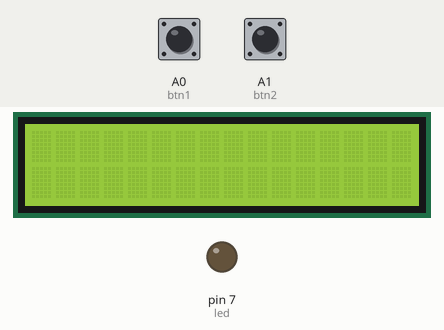
The sketch below on a simulated Arduino Uno, built with avr-gcc and run on an emulated ATmega328P. On the bench: 16×2 character LCD, output pins drawn as LEDs (lit = HIGH). The inputs (shaded band) are chosen by the test bench; at power-on: A0 (btn1) LOW, A1 (btn2) LOW.

Above: at 1.3 s.
1.4 s: A0 (btn1) pulled HIGH for 0.15 s
At 2.1 s:
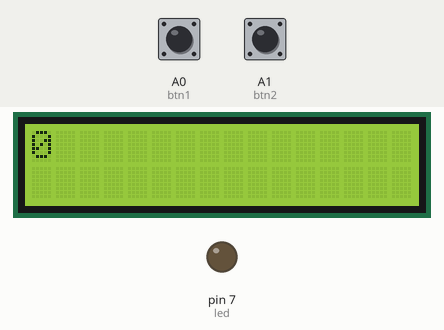
At 7.2 s:
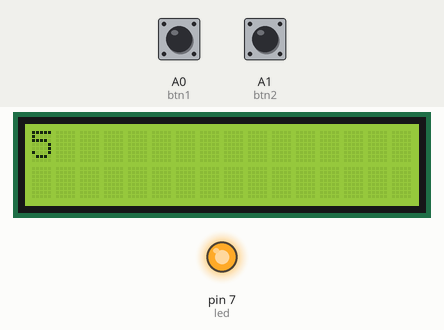
Timing chart, 0 to 8.9 s (numbered marks = the images above; inputs shaded):
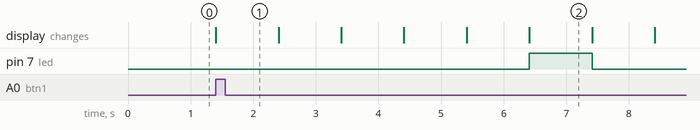

Measured:
- after the input at 1.4 s, pin 7 (led): LOW → HIGH after 5.0 s, → LOW 1.0 s later; the display: changes at once (image 1)
- what the display in image 2 shows lasts 1.0 s, from 6.4 s to 7.4 s

The sketch:

no_esta_el_profe_marco_xd.ino
```cpp
#include <Wire.h>
#include <LiquidCrystal_I2C.h>
LiquidCrystal_I2C lcd(0x27, 16, 2);// Set the LCD address to 0x27 for a 16 chars and 2 line display
 const int btn1 = A0;
 const int btn2 = A1;
 int BTNstate = 0;
 int led = 7;

//lcd.clear();

void setup(){
  lcd.init();
  lcd.begin(16,2);
  lcd.backlight();
  pinMode(led,OUTPUT);
  pinMode(btn1,INPUT);
  pinMode(btn2,INPUT);
}

void loop(){

BTNstate = digitalRead(btn1);
 if (BTNstate == HIGH){
lcd.setCursor(0,0);
lcd.print("0");
delay(1000);

lcd.setCursor(0,0);
lcd.print("1");
delay(1000);

lcd.setCursor(0,0);
lcd.print("2");
delay (1000);

lcd.setCursor(0,0);
lcd.print("3");
delay(1000);

lcd.setCursor(0,0);
lcd.print("4");
delay(1000);

lcd.setCursor(0,0);
lcd.print("5");   digitalWrite(led,HIGH);
delay(1000);
digitalWrite(led,LOW);

lcd.setCursor(0,0);
lcd.print("6");
delay (1000);

lcd.setCursor(0,0);
lcd.print("7");
delay(1000);

lcd.setCursor(0,0);
lcd.print("8");
delay(1000);

lcd.setCursor(0,0);
lcd.print("9");
delay(1000);
lcd.clear();
 }

//_______________________________________________

BTNstate = digitalRead(btn2);
 if (BTNstate == HIGH){
lcd.setCursor(0,0);
lcd.print("9");
delay(1000);

lcd.setCursor(0,0);
lcd.print("8");
delay(1000);

lcd.setCursor(0,0);
lcd.print("7");
delay (1000);

lcd.setCursor(0,0);
lcd.print("6");
delay(1000);

lcd.setCursor(0,0);
lcd.print("5");   digitalWrite(led,HIGH);
delay(1000);
digitalWrite(led,LOW);

lcd.setCursor(0,0);
lcd.print("4");
delay(1000);

lcd.setCursor(0,0);
lcd.print("3");
delay (1000);

lcd.setCursor(0,0);
lcd.print("2");
delay(1000);

lcd.setCursor(0,0);
lcd.print("1");
delay(1000);

lcd.setCursor(0,0);
lcd.print("0");
delay(1000);
lcd.clear();
 }
}
```
